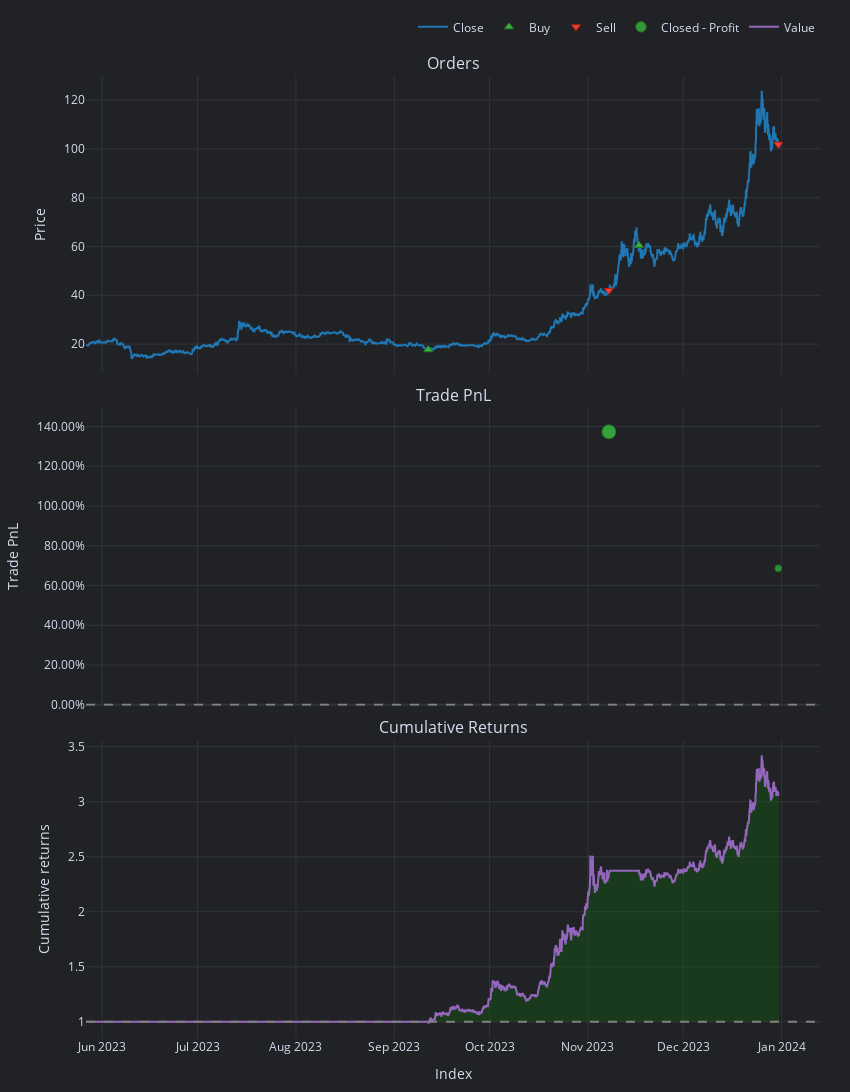

The notebook cell this image was saved under:
### Code cell
pf.plot(settings=dict(bm_returns=False)).show()

### Figure 1 — Plotly figure (JSON) as saved in the notebook; plotly's stock layout.template omitted (floating-point values rounded to 4 significant figures; data arrays with more than 128 entries replaced by an {"elided": "..."} marker saying what was removed)
{"data": [{"legendgroup": "0", "line": {"color": "#1f77b4"}, "mode": "lines", "name": "Close", "showlegend": true, "type": "scatter", "uid": "f2c6d8f5-01d2-40c1-b3be-76fff60c35a6", "x": {"elided": "5242 str values"}, "xaxis": "x", "y": {"elided": "5242 float values"}, "yaxis": "y"}, {"customdata": [["0", "2023-09-11 17:00:00+00:00", "2023-09-11 17:00:00+00:00", "2023-09-11 17:00:00+00:00", 5.648, 17.71, 0, "Market", "None"], ["2", "2023-11-17 02:00:00+00:00", "2023-11-17 02:00:00+00:00", "2023-11-17 02:00:00+00:00", 1.655, 60.42, 0, "Market", "None"]], "hovertemplate": "<br>Order Id: %{customdata[0]}\n<br>Signal Index: %{customdata[1]}\n<br>Creation Index: %{customdata[2]}\n<br>Fill Index: %{customdata[3]}\n<br>Size: %{customdata[4]:,}\n<br>Price: %{customdata[5]:,}\n<br>Fees: %{customdata[6]:,}\n<br>Type: %{customdata[7]}\n<br>Stop Type: %{customdata[8]}", "marker": {"color": "#37B13F", "line": {"color": "rgb(38,123,44)", "width": 1}, "size": 8, "symbol": "triangle-up"}, "mode": "markers", "name": "Buy", "type": "scatter", "uid": "593dcfa0-30cf-45dc-a89a-e00eb6b9e811", "x": ["2023-09-11T17:00:00+00:00", "2023-11-17T02:00:00+00:00"], "xaxis": "x", "y": [17.71, 60.42], "yaxis": "y"}, {"customdata": [["1", "2023-11-07 14:00:00+00:00", "2023-11-07 14:00:00+00:00", "2023-11-07 14:00:00+00:00", 5.648, 42.02, 0, "Market", "None"], ["3", "2023-12-30 23:00:00+00:00", "2023-12-30 23:00:00+00:00", "2023-12-30 23:00:00+00:00", 1.655, 101.9, 0, "Market", "None"]], "hovertemplate": "<br>Order Id: %{customdata[0]}\n<br>Signal Index: %{customdata[1]}\n<br>Creation Index: %{customdata[2]}\n<br>Fill Index: %{customdata[3]}\n<br>Size: %{customdata[4]:,}\n<br>Price: %{customdata[5]:,}\n<br>Fees: %{customdata[6]:,}\n<br>Type: %{customdata[7]}\n<br>Stop Type: %{customdata[8]}", "marker": {"color": "#EA4335", "line": {"color": "rgb(181,31,18)", "width": 1}, "size": 8, "symbol": "triangle-down"}, "mode": "markers", "name": "Sell", "type": "scatter", "uid": "b116f97e-8fc5-431d-ae43-d2e949076577", "x": ["2023-11-07T14:00:00+00:00", "2023-12-30T23:00:00+00:00"], "xaxis": "x", "y": [42.02, 101.9], "yaxis": "y"}, {"customdata": [["0", "0", "2023-11-07 14:00:00+00:00", 137.3, 1.373], ["1", "1", "2023-12-30 23:00:00+00:00", 68.63, 0.6863]], "hovertemplate": "<br>Exit Trade Id: %{customdata[0]}\n<br>Position Id: %{customdata[1]}\n<br>Exit Index: %{customdata[2]}\n<br>PnL: %{customdata[3]:,}\n<br>Return: %{customdata[4]:,%}", "marker": {"color": "#37B13F", "line": {"color": "rgb(38,123,44)", "width": 1}, "opacity": [0.9, 0.75], "size": [14, 7], "symbol": "circle"}, "mode": "markers", "name": "Closed - Profit", "type": "scatter", "uid": "885783e5-26e0-49f6-b993-92e4d7eeec33", "x": ["2023-11-07T14:00:00+00:00", "2023-12-30T23:00:00+00:00"], "xaxis": "x2", "y": [1.373, 0.6863], "yaxis": "y2"}, {"hoverinfo": "skip", "line": {"color": "rgba(0, 0, 0, 0)", "width": 0}, "mode": "lines", "opacity": 0, "showlegend": false, "type": "scatter", "uid": "ea43d40d-0e2a-472d-a350-39c53f63bdb5", "x": {"elided": "5242 str values"}, "xaxis": "x3", "y": {"elided": "5242 int values"}, "yaxis": "y3"}, {"connectgaps": false, "fill": "tonexty", "fillcolor": "rgba(0, 128, 0, 0.25)", "hoverinfo": "skip", "line": {"color": "rgba(0, 0, 0, 0)", "width": 0}, "mode": "lines", "opacity": 0, "showlegend": false, "type": "scatter", "uid": "b863d064-e15d-4f6e-ad6d-0ec9a9f5f29d", "x": {"elided": "5242 str values"}, "xaxis": "x3", "y": {"elided": "5242 float values"}, "yaxis": "y3"}, {"hoverinfo": "skip", "line": {"color": "rgba(0, 0, 0, 0)", "width": 0}, "mode": "lines", "opacity": 0, "showlegend": false, "type": "scatter", "uid": "5ebf4643-c685-48d4-bec0-090770c923f7", "x": {"elided": "5242 str values"}, "xaxis": "x3", "y": {"elided": "5242 int values"}, "yaxis": "y3"}, {"connectgaps": false, "fill": "tonexty", "fillcolor": "rgba(255, 0, 0, 0.25)", "hoverinfo": "skip", "line": {"color": "rgba(0, 0, 0, 0)", "width": 0}, "mode": "lines", "opacity": 0, "showlegend": false, "type": "scatter", "uid": "31661934-60e9-41f9-9812-4ded8ffafe8d", "x": {"elided": "5242 str values"}, "xaxis": "x3", "y": {"elided": "5242 float values"}, "yaxis": "y3"}, {"legendgroup": "1", "line": {"color": "#9467bd"}, "mode": "lines", "name": "Value", "showlegend": true, "type": "scatter", "uid": "6560d2e4-2ba1-4354-9055-7e0a7d33306e", "x": {"elided": "5242 str values"}, "xaxis": "x3", "y": {"elided": "5242 float values"}, "yaxis": "y3"}, {"hoverinfo": "skip", "line": {"color": "rgba(0, 0, 0, 0)", "width": 0}, "mode": "lines", "opacity": 0, "showlegend": false, "type": "scatter", "uid": "8f2cbace-e513-4b58-817b-053483a7279c", "x": {"elided": "5242 str values"}, "xaxis": "x3", "y": {"elided": "5242 int values"}, "yaxis": "y3"}], "layout": {"annotations": [{"font": {"size": 16}, "showarrow": false, "text": "Orders", "x": 0.5, "xanchor": "center", "xref": "paper", "y": 1, "yanchor": "bottom", "yref": "paper"}, {"font": {"size": 16}, "showarrow": false, "text": "Trade PnL", "x": 0.5, "xanchor": "center", "xref": "paper", "y": 0.6547, "yanchor": "bottom", "yref": "paper"}, {"font": {"size": 16}, "showarrow": false, "text": "Cumulative Returns", "x": 0.5, "xanchor": "center", "xref": "paper", "y": 0.3093, "yanchor": "bottom", "yref": "paper"}], "height": 1110, "legend": {"orientation": "h", "traceorder": "normal", "x": 1, "xanchor": "right", "y": 1.036, "yanchor": "bottom"}, "margin": {"b": 30, "l": 30, "r": 30, "t": 30}, "shapes": [{"line": {"color": "gray", "dash": "dash"}, "type": "line", "x0": 0, "x1": 1, "xref": "paper", "y0": 0, "y1": 0, "yref": "y2"}, {"line": {"color": "gray", "dash": "dash"}, "type": "line", "x0": 0, "x1": 1, "xref": "paper", "y0": 1, "y1": 1, "yref": "y3"}], "showlegend": true, "width": 850, "xaxis": {"anchor": "y", "domain": [0, 1], "matches": "x3", "showticklabels": false}, "xaxis2": {"anchor": "y2", "domain": [0, 1], "matches": "x3", "showticklabels": false}, "xaxis3": {"anchor": "y3", "domain": [0, 1], "title": {"text": "Index"}}, "yaxis": {"anchor": "x", "domain": [0.6907, 1], "title": {"text": "Price"}}, "yaxis2": {"anchor": "x2", "domain": [0.3453, 0.6547], "tickformat": ".2%", "title": {"text": "Trade PnL"}}, "yaxis3": {"anchor": "x3", "domain": [0, 0.3093], "title": {"text": "Cumulative returns"}}}}
